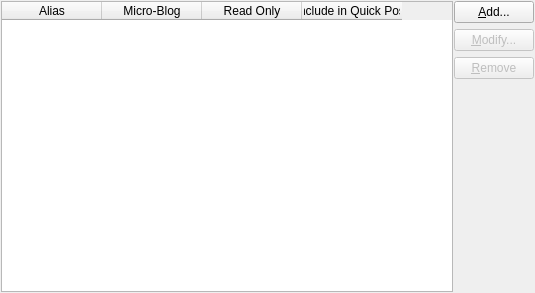
<?xml version="1.0" encoding="UTF-8"?>
<ui version="4.0">
 <class>AccountsWidgetBase</class>
 <widget class="QWidget" name="AccountsWidgetBase">
  <property name="geometry">
   <rect>
    <x>0</x>
    <y>0</y>
    <width>535</width>
    <height>293</height>
   </rect>
  </property>
  <property name="windowTitle">
   <string>Add New Account</string>
  </property>
  <layout class="QGridLayout" name="gridLayout">
   <property name="leftMargin">
    <number>1</number>
   </property>
   <property name="topMargin">
    <number>1</number>
   </property>
   <property name="rightMargin">
    <number>1</number>
   </property>
   <property name="bottomMargin">
    <number>1</number>
   </property>
   <property name="spacing">
    <number>1</number>
   </property>
   <item row="0" column="1">
    <layout class="QVBoxLayout" name="verticalLayout">
     <property name="spacing">
      <number>6</number>
     </property>
     <item>
      <widget class="QPushButton" name="btnAdd">
       <property name="toolTip">
        <string>Add a new account</string>
       </property>
       <property name="text">
        <string>&amp;Add...</string>
       </property>
       <property name="icon">
        <iconset theme="list-add">
         <normaloff/>
        </iconset>
       </property>
      </widget>
     </item>
     <item>
      <widget class="QPushButton" name="btnEdit">
       <property name="enabled">
        <bool>false</bool>
       </property>
       <property name="toolTip">
        <string>Modify the selected account</string>
       </property>
       <property name="text">
        <string>&amp;Modify...</string>
       </property>
       <property name="icon">
        <iconset theme="edit-rename">
         <normaloff/>
        </iconset>
       </property>
      </widget>
     </item>
     <item>
      <widget class="QPushButton" name="btnRemove">
       <property name="enabled">
        <bool>false</bool>
       </property>
       <property name="toolTip">
        <string>Remove the selected account</string>
       </property>
       <property name="text">
        <string>&amp;Remove</string>
       </property>
       <property name="icon">
        <iconset theme="list-remove">
         <normaloff/>
        </iconset>
       </property>
      </widget>
     </item>
     <item>
      <spacer name="verticalSpacer">
       <property name="orientation">
        <enum>Qt::Vertical</enum>
       </property>
       <property name="sizeHint" stdset="0">
        <size>
         <width>20</width>
         <height>40</height>
        </size>
       </property>
      </spacer>
     </item>
     <item>
      <widget class="QPushButton" name="btnUp">
       <property name="enabled">
        <bool>false</bool>
       </property>
       <property name="icon">
        <iconset theme="go-up">
         <normaloff/>
        </iconset>
       </property>
       <property name="flat">
        <bool>true</bool>
       </property>
      </widget>
     </item>
     <item>
      <widget class="QPushButton" name="btnDown">
       <property name="enabled">
        <bool>false</bool>
       </property>
       <property name="icon">
        <iconset theme="go-down">
         <normaloff/>
        </iconset>
       </property>
       <property name="flat">
        <bool>true</bool>
       </property>
      </widget>
     </item>
    </layout>
   </item>
   <item row="0" column="0">
    <widget class="QTableWidget" name="accountsTable">
     <property name="editTriggers">
      <set>QAbstractItemView::NoEditTriggers</set>
     </property>
     <property name="showDropIndicator" stdset="0">
      <bool>false</bool>
     </property>
     <property name="dragDropOverwriteMode">
      <bool>false</bool>
     </property>
     <property name="alternatingRowColors">
      <bool>true</bool>
     </property>
     <property name="selectionMode">
      <enum>QAbstractItemView::SingleSelection</enum>
     </property>
     <property name="selectionBehavior">
      <enum>QAbstractItemView::SelectRows</enum>
     </property>
     <property name="cornerButtonEnabled">
      <bool>false</bool>
     </property>
     <property name="columnCount">
      <number>4</number>
     </property>
     <attribute name="horizontalHeaderVisible">
      <bool>true</bool>
     </attribute>
     <attribute name="verticalHeaderVisible">
      <bool>true</bool>
     </attribute>
     <column>
      <property name="text">
       <string>Alias</string>
      </property>
     </column>
     <column>
      <property name="text">
       <string>Micro-Blog</string>
      </property>
     </column>
     <column>
      <property name="text">
       <string>Read Only</string>
      </property>
      <property name="toolTip">
       <string>Read Only account</string>
      </property>
     </column>
     <column>
      <property name="text">
       <string>Include in Quick Post</string>
      </property>
      <property name="toolTip">
       <string>Show in Quick Post</string>
      </property>
     </column>
    </widget>
   </item>
  </layout>
 </widget>
 <tabstops>
  <tabstop>accountsTable</tabstop>
  <tabstop>btnAdd</tabstop>
  <tabstop>btnEdit</tabstop>
  <tabstop>btnRemove</tabstop>
 </tabstops>
 <resources/>
 <connections/>
</ui>
